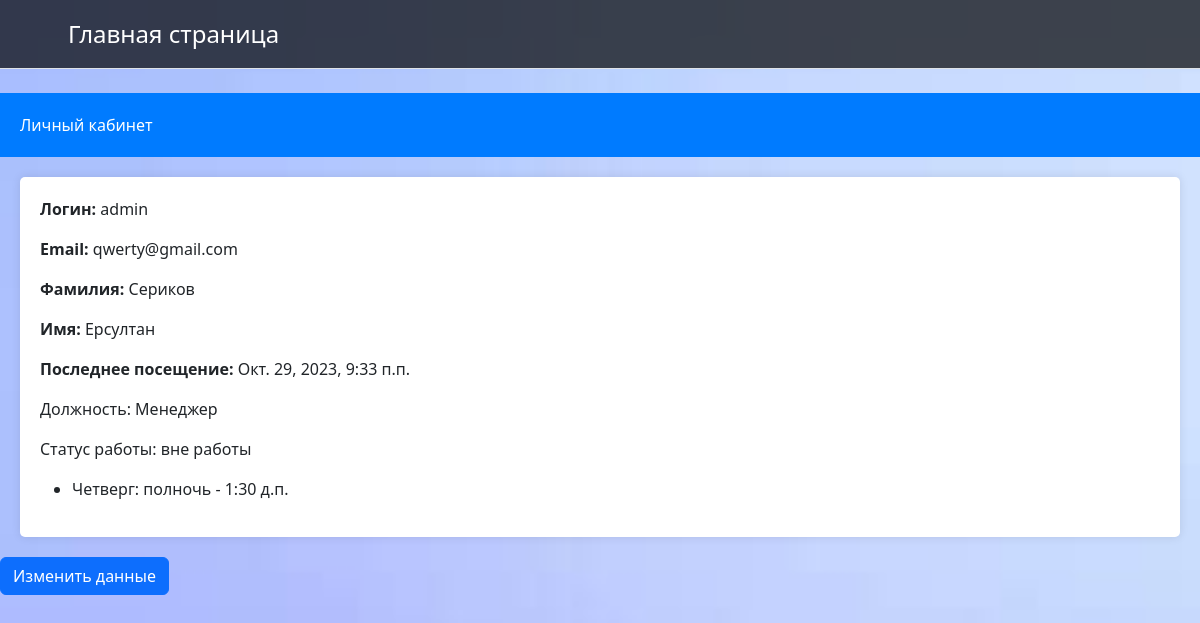
/cabinet/ (signed in), run on the app's committed database.
### home/models.py (models this page shows)
class Position(models.Model):
    user = models.ForeignKey(User, on_delete= models.CASCADE)
    position = models.CharField(max_length=100)

class WorkSchedule(models.Model):
    user = models.ForeignKey(User, on_delete=models.CASCADE)
    day_of_week = models.CharField(max_length=10)  # Понедельник, Вторник, и т.д.
    start_time = models.TimeField()
    end_time = models.TimeField()

### home/views.py (the view)
# urls.py: path('cabinet/', views.cabinet, name='cabinet'),
@login_required
def cabinet(request):
    user = request.user  # Получить текущего пользователя
    work_schedules = WorkSchedule.objects.filter(user=user)
    current_time = timezone.now().astimezone(pytz.timezone('Asia/Almaty')).time()
    work_status = "вне работы"
    try:
        position = Position.objects.get(user=user)
    except Position.DoesNotExist:
        position = None
    for schedule in work_schedules:
        if schedule.start_time <= current_time <= schedule.end_time:
            work_status = "на работе"
            break
    return render(request, 'home/cabinet.html', {'user': user, 'work_status': work_status, 'position': position, 'work_schedules': work_schedules})

### home/templates/home/cabinet.html (shortened to what this page needs)
{% extends 'home/base.html' %}
{% block content %}
  <header>Личный кабинет</header>
<section>
<p><strong>Логин: </strong>{{ user.username }}</p>
  <p><strong>Email:</strong> {{ user.email }}</p>
  <p><strong>Фамилия:</strong> {{ user.last_name }}</p>
  <p><strong>Имя:</strong> {{ user.first_name }}</p>
  <p><strong>Последнее посещение:</strong> {{ user.last_login }}</p>
    <p>Должность: {{ position.position }}</p>
    <p>Статус работы: {{ work_status }}</p>
        <ul>
        {% for schedule in work_schedules %}
            <li>{{ schedule.day_of_week }}: {{ schedule.start_time }} - {{ schedule.end_time }}</li>
        {% endfor %}
    </ul>
</section>
  <a href="{% url 'edit_profile' %}" class="btn btn-primary">Изменить данные</a>
{% endblock %}

### home/templates/home/base.html (shortened to what this page needs)
{% load static %}
<!DOCTYPE html>
<html lang="en">
<head>
    <link rel="stylesheet" href="https://cdn.jsdelivr.net/npm/bootstrap@5.2.3/dist/css/bootstrap.min.css">
    <link rel="stylesheet" type="text/css" href="{% static 'home/css/styles.css' %}">
</head>
<body>
    <header class="header d-flex flex-wrap justify-content-center py-3 mb-4 border-bottom">
      <a href="{% url 'home' %}" class="d-flex align-items-center mb-3 mb-md-0 me-md-auto link-body-emphasis text-decoration-none" style="color: white;">
        <svg class="bi me-2" width="40" height="32"><use xlink:href="#bootstrap"></use></svg>
        <span class="fs-4">Главная страница</span>
      </a>
    </header>
    {% block content %}{% endblock %}
</body>
</html>

### home/static/home/css/styles.css (style rules this page uses)
body { background-image: url('background.jpg'); background-size: cover; background-repeat: no-repeat; background-attachment: fixed; }
.header { position: relative; background-color: rgba(000, 000, 000, 0.7); z-index: 1; }

### home/templates/home/cabinet.html (style rules this page uses)
header { background-color: #007BFF; color: #fff; padding: 20px; }
section { background-color: #fff; padding: 20px; margin: 20px; border-radius: 5px; box-shadow: 0 0 10px rgba(0, 0, 0, 0.1); }

### data on the page
Position: position "Менеджер"
WorkSchedule: day_of_week "Четверг", start_time "полночь", end_time "1:30 д.п."

### other printed values
{{ user.username }} "admin"
{{ user.email }} "qwerty@gmail.com"
{{ user.last_name }} "Сериков"
{{ user.first_name }} "Ерсултан"
{{ user.last_login }} "Окт. 29, 2023, 9:33 п.п."
{{ work_status }} "вне работы"
